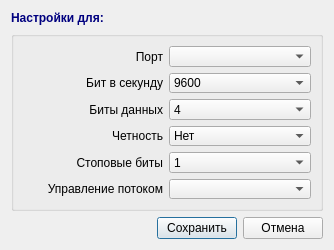
<?xml version="1.0" encoding="UTF-8"?>
<ui version="4.0">
 <class>SvSerialEditorDialog</class>
 <widget class="QDialog" name="SvSerialEditorDialog">
  <property name="geometry">
   <rect>
    <x>0</x>
    <y>0</y>
    <width>334</width>
    <height>250</height>
   </rect>
  </property>
  <property name="minimumSize">
   <size>
    <width>0</width>
    <height>250</height>
   </size>
  </property>
  <property name="maximumSize">
   <size>
    <width>16777215</width>
    <height>250</height>
   </size>
  </property>
  <property name="windowTitle">
   <string>Настройки последовательного порта</string>
  </property>
  <layout class="QVBoxLayout" name="verticalLayout_2">
   <item>
    <widget class="QLabel" name="lblCaption">
     <property name="font">
      <font>
       <weight>75</weight>
       <bold>true</bold>
      </font>
     </property>
     <property name="styleSheet">
      <string notr="true">color: rgb(0, 0, 127);</string>
     </property>
     <property name="text">
      <string>Настройки для: </string>
     </property>
    </widget>
   </item>
   <item>
    <widget class="QGroupBox" name="groupBox">
     <property name="title">
      <string/>
     </property>
     <layout class="QVBoxLayout" name="verticalLayout">
      <item>
       <layout class="QHBoxLayout" name="horizontalLayout_5">
        <item>
         <widget class="QLabel" name="lblDevName_7">
          <property name="sizePolicy">
           <sizepolicy hsizetype="Fixed" vsizetype="Preferred">
            <horstretch>0</horstretch>
            <verstretch>0</verstretch>
           </sizepolicy>
          </property>
          <property name="minimumSize">
           <size>
            <width>140</width>
            <height>0</height>
           </size>
          </property>
          <property name="maximumSize">
           <size>
            <width>100</width>
            <height>16777215</height>
           </size>
          </property>
          <property name="font">
           <font>
            <weight>50</weight>
            <bold>false</bold>
           </font>
          </property>
          <property name="text">
           <string>Порт</string>
          </property>
          <property name="alignment">
           <set>Qt::AlignRight|Qt::AlignTrailing|Qt::AlignVCenter</set>
          </property>
         </widget>
        </item>
        <item>
         <widget class="QComboBox" name="cbPortName"/>
        </item>
       </layout>
      </item>
      <item>
       <layout class="QHBoxLayout" name="horizontalLayout_6">
        <item>
         <widget class="QLabel" name="lblDevName_8">
          <property name="sizePolicy">
           <sizepolicy hsizetype="Fixed" vsizetype="Preferred">
            <horstretch>0</horstretch>
            <verstretch>0</verstretch>
           </sizepolicy>
          </property>
          <property name="minimumSize">
           <size>
            <width>140</width>
            <height>0</height>
           </size>
          </property>
          <property name="maximumSize">
           <size>
            <width>100</width>
            <height>16777215</height>
           </size>
          </property>
          <property name="font">
           <font>
            <weight>50</weight>
            <bold>false</bold>
           </font>
          </property>
          <property name="text">
           <string>Бит в секунду</string>
          </property>
          <property name="alignment">
           <set>Qt::AlignRight|Qt::AlignTrailing|Qt::AlignVCenter</set>
          </property>
         </widget>
        </item>
        <item>
         <widget class="QComboBox" name="cbBaudrate">
          <property name="currentIndex">
           <number>11</number>
          </property>
          <item>
           <property name="text">
            <string>75</string>
           </property>
          </item>
          <item>
           <property name="text">
            <string>110</string>
           </property>
          </item>
          <item>
           <property name="text">
            <string>134</string>
           </property>
          </item>
          <item>
           <property name="text">
            <string>150</string>
           </property>
          </item>
          <item>
           <property name="text">
            <string>300</string>
           </property>
          </item>
          <item>
           <property name="text">
            <string>600</string>
           </property>
          </item>
          <item>
           <property name="text">
            <string>1200</string>
           </property>
          </item>
          <item>
           <property name="text">
            <string>1800</string>
           </property>
          </item>
          <item>
           <property name="text">
            <string>2400</string>
           </property>
          </item>
          <item>
           <property name="text">
            <string>4800</string>
           </property>
          </item>
          <item>
           <property name="text">
            <string>7200</string>
           </property>
          </item>
          <item>
           <property name="text">
            <string>9600</string>
           </property>
          </item>
          <item>
           <property name="text">
            <string>14400</string>
           </property>
          </item>
          <item>
           <property name="text">
            <string>19200</string>
           </property>
          </item>
          <item>
           <property name="text">
            <string>38400</string>
           </property>
          </item>
          <item>
           <property name="text">
            <string>57600</string>
           </property>
          </item>
          <item>
           <property name="text">
            <string>115200</string>
           </property>
          </item>
          <item>
           <property name="text">
            <string>128000</string>
           </property>
          </item>
         </widget>
        </item>
       </layout>
      </item>
      <item>
       <layout class="QHBoxLayout" name="horizontalLayout_7">
        <item>
         <widget class="QLabel" name="lblDevName_9">
          <property name="sizePolicy">
           <sizepolicy hsizetype="Fixed" vsizetype="Preferred">
            <horstretch>0</horstretch>
            <verstretch>0</verstretch>
           </sizepolicy>
          </property>
          <property name="minimumSize">
           <size>
            <width>140</width>
            <height>0</height>
           </size>
          </property>
          <property name="maximumSize">
           <size>
            <width>100</width>
            <height>16777215</height>
           </size>
          </property>
          <property name="font">
           <font>
            <weight>50</weight>
            <bold>false</bold>
           </font>
          </property>
          <property name="text">
           <string>Биты данных</string>
          </property>
          <property name="alignment">
           <set>Qt::AlignRight|Qt::AlignTrailing|Qt::AlignVCenter</set>
          </property>
         </widget>
        </item>
        <item>
         <widget class="QComboBox" name="cbDataBits">
          <item>
           <property name="text">
            <string>4</string>
           </property>
          </item>
          <item>
           <property name="text">
            <string>5</string>
           </property>
          </item>
          <item>
           <property name="text">
            <string>6</string>
           </property>
          </item>
          <item>
           <property name="text">
            <string>7</string>
           </property>
          </item>
          <item>
           <property name="text">
            <string>8</string>
           </property>
          </item>
         </widget>
        </item>
       </layout>
      </item>
      <item>
       <layout class="QHBoxLayout" name="horizontalLayout_8">
        <item>
         <widget class="QLabel" name="lblDevName_10">
          <property name="sizePolicy">
           <sizepolicy hsizetype="Fixed" vsizetype="Preferred">
            <horstretch>0</horstretch>
            <verstretch>0</verstretch>
           </sizepolicy>
          </property>
          <property name="minimumSize">
           <size>
            <width>140</width>
            <height>0</height>
           </size>
          </property>
          <property name="maximumSize">
           <size>
            <width>100</width>
            <height>16777215</height>
           </size>
          </property>
          <property name="font">
           <font>
            <weight>50</weight>
            <bold>false</bold>
           </font>
          </property>
          <property name="text">
           <string>Четность</string>
          </property>
          <property name="alignment">
           <set>Qt::AlignRight|Qt::AlignTrailing|Qt::AlignVCenter</set>
          </property>
         </widget>
        </item>
        <item>
         <widget class="QComboBox" name="cbParity">
          <property name="currentIndex">
           <number>2</number>
          </property>
          <item>
           <property name="text">
            <string>Чет</string>
           </property>
          </item>
          <item>
           <property name="text">
            <string>Нечет</string>
           </property>
          </item>
          <item>
           <property name="text">
            <string>Нет</string>
           </property>
          </item>
          <item>
           <property name="text">
            <string>Маркер</string>
           </property>
          </item>
          <item>
           <property name="text">
            <string>Пробел</string>
           </property>
          </item>
         </widget>
        </item>
       </layout>
      </item>
      <item>
       <layout class="QHBoxLayout" name="horizontalLayout_9">
        <item>
         <widget class="QLabel" name="lblDevName_11">
          <property name="sizePolicy">
           <sizepolicy hsizetype="Fixed" vsizetype="Preferred">
            <horstretch>0</horstretch>
            <verstretch>0</verstretch>
           </sizepolicy>
          </property>
          <property name="minimumSize">
           <size>
            <width>140</width>
            <height>0</height>
           </size>
          </property>
          <property name="maximumSize">
           <size>
            <width>100</width>
            <height>16777215</height>
           </size>
          </property>
          <property name="font">
           <font>
            <weight>50</weight>
            <bold>false</bold>
           </font>
          </property>
          <property name="text">
           <string>Стоповые биты</string>
          </property>
          <property name="alignment">
           <set>Qt::AlignRight|Qt::AlignTrailing|Qt::AlignVCenter</set>
          </property>
         </widget>
        </item>
        <item>
         <widget class="QComboBox" name="cbStopBits">
          <item>
           <property name="text">
            <string>1</string>
           </property>
          </item>
          <item>
           <property name="text">
            <string>1,5</string>
           </property>
          </item>
          <item>
           <property name="text">
            <string>2</string>
           </property>
          </item>
         </widget>
        </item>
       </layout>
      </item>
      <item>
       <layout class="QHBoxLayout" name="horizontalLayout_10">
        <item>
         <widget class="QLabel" name="lblDevName_12">
          <property name="sizePolicy">
           <sizepolicy hsizetype="Fixed" vsizetype="Preferred">
            <horstretch>0</horstretch>
            <verstretch>0</verstretch>
           </sizepolicy>
          </property>
          <property name="minimumSize">
           <size>
            <width>140</width>
            <height>0</height>
           </size>
          </property>
          <property name="maximumSize">
           <size>
            <width>100</width>
            <height>16777215</height>
           </size>
          </property>
          <property name="font">
           <font>
            <weight>50</weight>
            <bold>false</bold>
           </font>
          </property>
          <property name="text">
           <string>Управление потоком</string>
          </property>
          <property name="alignment">
           <set>Qt::AlignRight|Qt::AlignTrailing|Qt::AlignVCenter</set>
          </property>
         </widget>
        </item>
        <item>
         <widget class="QComboBox" name="cbFlowControl"/>
        </item>
       </layout>
      </item>
     </layout>
    </widget>
   </item>
   <item>
    <layout class="QHBoxLayout" name="layoutButtons">
     <item>
      <spacer name="hSpacerButtons">
       <property name="orientation">
        <enum>Qt::Horizontal</enum>
       </property>
       <property name="sizeType">
        <enum>QSizePolicy::Expanding</enum>
       </property>
       <property name="sizeHint" stdset="0">
        <size>
         <width>40</width>
         <height>20</height>
        </size>
       </property>
      </spacer>
     </item>
     <item>
      <widget class="QPushButton" name="bnSave">
       <property name="sizePolicy">
        <sizepolicy hsizetype="Fixed" vsizetype="Fixed">
         <horstretch>0</horstretch>
         <verstretch>0</verstretch>
        </sizepolicy>
       </property>
       <property name="maximumSize">
        <size>
         <width>80</width>
         <height>16777215</height>
        </size>
       </property>
       <property name="text">
        <string>Сохранить</string>
       </property>
       <property name="default">
        <bool>true</bool>
       </property>
      </widget>
     </item>
     <item>
      <widget class="QPushButton" name="bnCancel">
       <property name="sizePolicy">
        <sizepolicy hsizetype="Fixed" vsizetype="Fixed">
         <horstretch>0</horstretch>
         <verstretch>0</verstretch>
        </sizepolicy>
       </property>
       <property name="maximumSize">
        <size>
         <width>80</width>
         <height>16777215</height>
        </size>
       </property>
       <property name="text">
        <string>Отмена</string>
       </property>
      </widget>
     </item>
    </layout>
   </item>
  </layout>
 </widget>
 <resources/>
 <connections/>
</ui>
